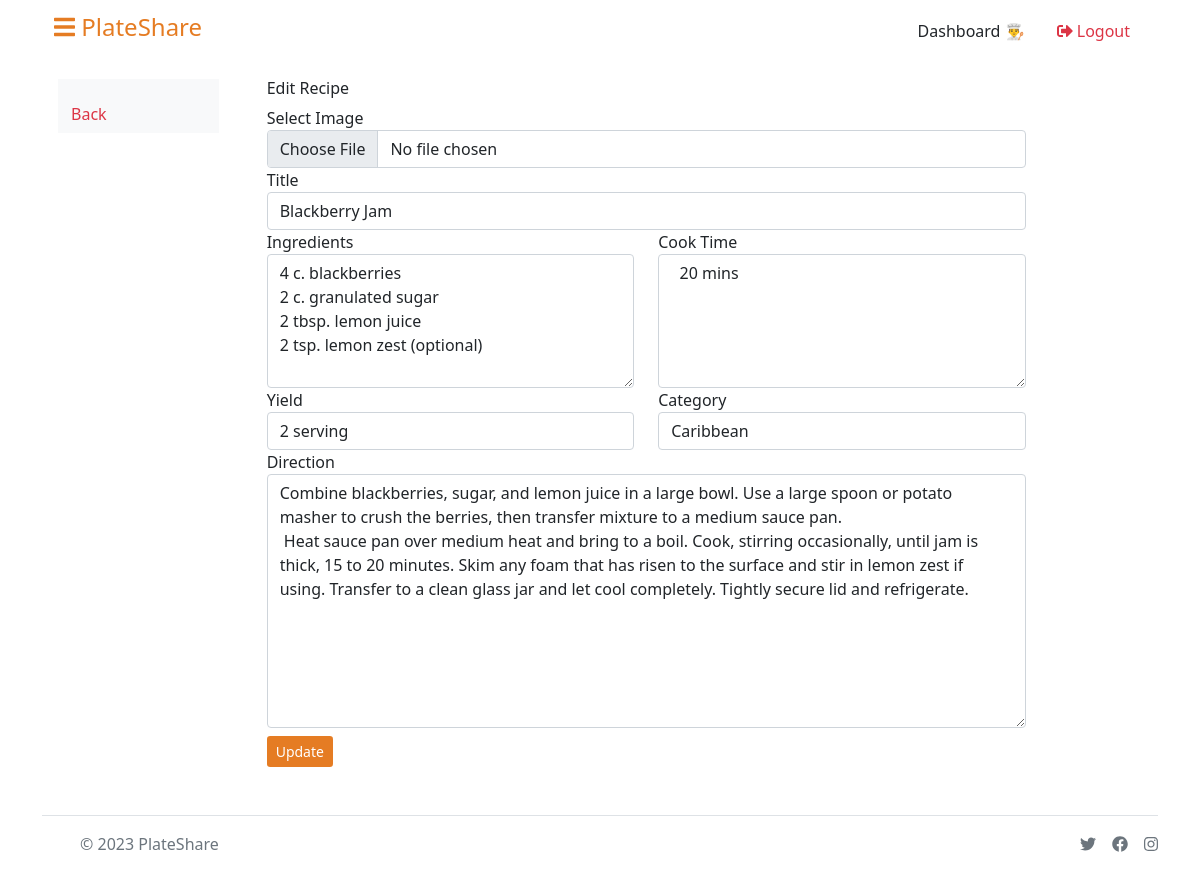
The page /edit-recipe.php?edit_recipe_id=5 (signed in) on the database its author committed.
### tables this page shows
CREATE TABLE `recipes` (
  `id` int(11) NOT NULL,
  `title` varchar(1000) DEFAULT NULL,
  `ingredient` text DEFAULT NULL,
  `direction` text DEFAULT NULL,
  `cook_time` varchar(1000) DEFAULT NULL,
  `yield` varchar(1000) DEFAULT NULL,
  `category_id` varchar(1000) DEFAULT NULL,
  `image` varchar(1000) DEFAULT NULL,
  `timestamp` timestamp(6) NOT NULL DEFAULT current_timestamp(6),
  `status` int(11) NOT NULL
);

### edit-recipe.php (the view, shortened to what this page needs)
<?php
require "inc/header.php"; ?>
<div class="container">
    <?php
    require './pages/header-home.php';
    include 'inc/process.php';
    if (isset($_GET["edit_recipe_id"]) && !empty($_GET["edit_recipe_id"])) {
        $edit_recipe_id = $_GET["edit_recipe_id"];
        $sql = "SELECT * FROM recipes WHERE id = '$edit_recipe_id'";
        $query = mysqli_query($connection, $sql);
        $result = mysqli_fetch_assoc($query);
    } else {
        header("location: recipe.php");
    }
    ?>
    <div class="container p-3">
        <div class="row">
            <div class="col-2">
                <nav id="sidebarMenu" class="d-md-block bg-light sidebar collapse">
                    <div class="position-sticky pt-3 sidebar-sticky">
                        <ul class="nav flex-column">
                            <li class="nav-item">
                             <a class="btn btn-md text-danger"  href="recipe.php">
                             Back
                                </a>
                            </li>
                        </ul>
                    </div>
            </div>
            <div class="col-9">
                <div class="container">
                    <h6>Edit Recipe</h6>
                    <form action="" method="post" enctype="multipart/form-data">
                        <div class="form-group">
                            <label for="">Select Image</label>
                            <input type="file" name="thumbnail" id="" class="form-control">
                        </div>
                        <div class="form-group">
                            <label for="">Title</label>
                            <input type="text" name="title" placeholder="Enter title" class="form-control" id="" value="<?php echo $result["title"] ?>" required>
                        </div>
                        <div class="row">
                            <div class="col-6">
                                <div class="form-group">
                                    <label for="">Ingredients</label>
                                    <textarea name="ingredient" id="" placeholder="Enter Ingredients" cols="30" rows="5" class="form-control" required><?php echo $result["ingredient"] ?></textarea>
                                </div>
                            </div>
                            <div class="col-6">
                                <div class="form-group">
                                    <label for="">Cook Time</label>
                                    <textarea name="cook_time" id="" placeholder="Enter Cook Time" cols="30" rows="5" class="form-control" required> <?php echo $result["cook_time"] ?></textarea>
                                </div>
                            </div>
                        </div>
                        <div class="row">
                            <div class="col-6">
                                <div class="form-group">
                                    <label for="">Yield</label>
                                    <input type="text" name="yield" placeholder="Enter yield" class="form-control" id="" value="<?php echo $result["yield"] ?>" required>
                                </div>
                            </div>
                            <div class="col-6">
                                <div class="form-group">
                                    <label for="">Category</label>
                                    <select name="category_id" class="form-control" id="">
                                        <?php
                                        $sql = "SELECT * FROM category ORDER BY id DESC";
                                        $query = mysqli_query($connection, $sql);
                                        while ($result2 = mysqli_fetch_assoc($query)) {
                                        ?>
                                            <option value="<?php echo $result["id"] ?>">
                                                <?php echo $result2["name"] ?>
                                            </option>
                                        <?php
                                        }
                                        ?>
                                    </select>
                                </div>
                            </div>
                        </div>
                        <div class="form-group">
                            <label for="">Direction</label>
                            <textarea name="direction" id="" placeholder="Enter recipes direction" cols="30" rows="10" class="form-control" required><?php echo $result["direction"] ?></textarea>
                        </div>
                        <div class="form-group">
                            <button type="submit" name="update_recipe" style="background-color:#E57C23;" class="btn btn-sm text-white my-2">
                                Update</button>
                        </div>
                </div>
            </div>
        </div>
    </div>
</div>
<?php
require './pages/footer-home.php'; ?>
<?php
require "inc/footer.php";  ?>

### rows shown on the page
recipes: title "Blackberry Jam", ingredient "4 c. blackberries 2 c. granulated sugar 2 tbsp. lemon juice 2 tsp. lemon zest (optional)", cook_time "20 mins", yield "2 serving", direction "Combine blackberries, sugar, and lemon juice in a large bowl. Use a large spoon or potato masher to crush the berries, then transfer mixture to a medium sauce pan. Heat sauce pan over medium heat and bring to a boil. Cook, stirring occasionally, until jam is thick, 15 to 20 minutes. Skim any foam that has risen to the surface and stir in lemon zest if using. Transfer to a clean glass jar and let cool completely. Tightly secure lid and refrigerate."

### other values the page prints
form field category_id "Caribbean"
